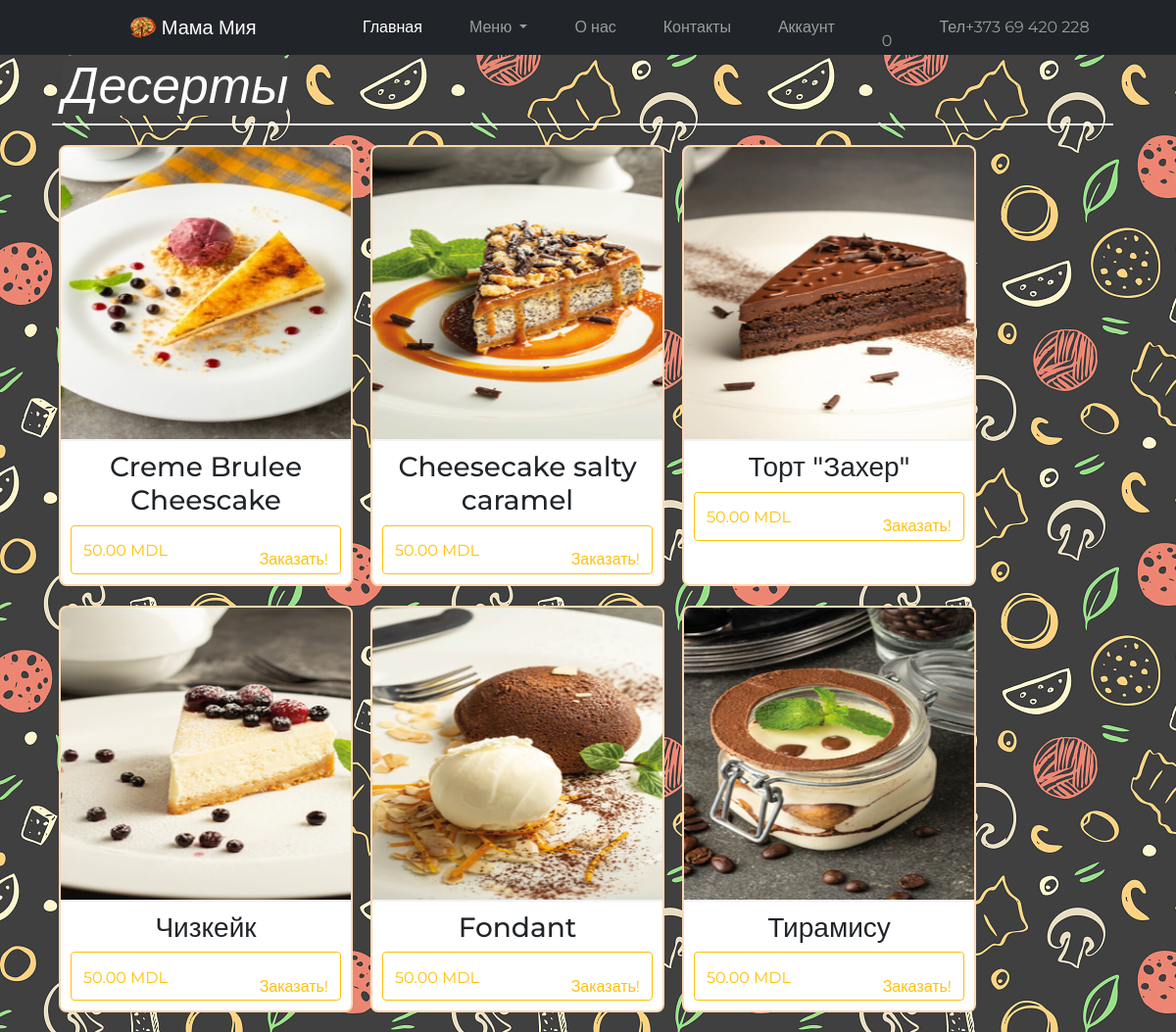
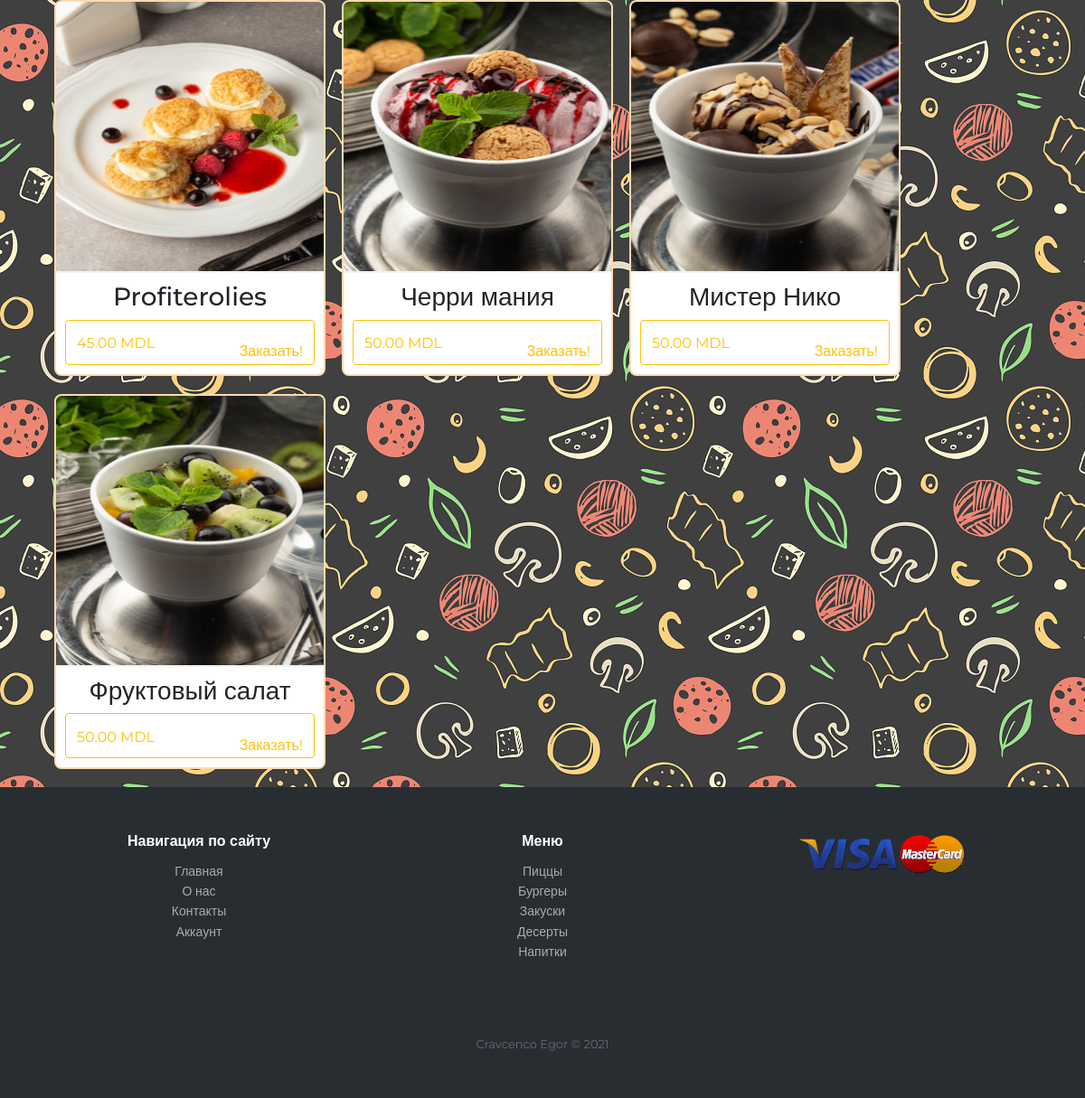
Screenshot of /pages/menu/deserts.php with the database file from the repository (2 pictures, top to bottom).
### tables this page shows
CREATE TABLE `catalog` (
  `id` int NOT NULL,
  `product_name` varchar(30) NOT NULL,
  `image` text NOT NULL,
  `price` int NOT NULL,
  `category` varchar(30) NOT NULL
);

### pages/menu/deserts.php (the view, shortened to what this page needs)
<?php require  $_SERVER["DOCUMENT_ROOT"] . "/includes/connect.php";
?>
<!DOCTYPE html>
<html lang="en">
<head>
   <link rel="stylesheet" href="/css/styles.css">
   <link rel="stylesheet" href="https://maxst.icons8.com/vue-static/landings/line-awesome/line-awesome/1.3.0/css/line-awesome.min.css">
   <link rel="stylesheet" href="/css/bootstrap.min.css">
   <link rel="stylesheet" href="/css/owl.carousel.css">
</head>
<body>
   <?php require_once $_SERVER["DOCUMENT_ROOT"] . "/includes/header.php" ?>
   <div class="content">
      <section id="best-dishes" class="menu">
         <div class="container">
            <div class="menu-title d-flex">
               <h2 class="menu-name"><i>Десерты</i></h2>
            </div>
            <div class="dishes d-flex">
               <?php
               $products = mysqli_query($connect, "SELECT * FROM `catalog` WHERE `category` = 4 ");
               $products = mysqli_fetch_all($products);
               foreach ($products as $product) {
                  $id = $product[0];
               ?>
                  <div class="product">
                     <img src="/img/deserts/<?= $product[2] ?>" alt="">
                     <div class="product-details">
                        <h3 class="product-title"><?= $product[1] ?></h3>
                        <button data-id="<?= $id ?>" type="button" class="product-btn btn btn-outline-warning">
                           <p class="product-price"><?= $product[3] ?>.00 MDL</p>
                           <p class="product-order">Заказать! <i class="las la-shopping-cart"></i></p>
                        </button>
                     </div>
                  </div>
               <?php
               }
               ?>
            </div>
         </div>
      </section>
   </div>
   <?php require_once $_SERVER["DOCUMENT_ROOT"] . "/includes/footer.php" ?>
</body>
</html>

### css/styles.css (style rules this page uses)
:root { --navbar-bg-color: hsl(0, 0%, 15%); --navbar-text-color: hsl(0, 0%, 85%); --navbar-text-color-focus: white; --navbar-bg-contrast: hsl(0, 0%, 25%); }
* { box-sizing: border-box; margin: 0; padding: 0; font-family: "Montserrat", sans-serif; }
body { height: 100vh; font-family: Arial, Helvetica, sans-serif; line-height: 1.6; }
.content { background-image: url(/img/back-black.jpg); }
#best-dishes .container { margin-top: auto; margin-bottom: auto; }
.dishes { justify-content: space-around; }
.product { border: 2px solid #ffd9b0; border-radius: 8px; overflow: hidden; width: 300px; background-color: white; }
.product img { width: 300px; height: 300px; margin: auto; border-bottom: 2px solid #f2f2f2; }
.product-details { padding: 10px; }
.product-title { text-align: center; }
.product-price { float: left; margin-top: 3%; }
.product-order { float: right; margin-top: 1%; }
.product-btn { width: 100%; height: 50px; }
.menu-title { text-align: left; margin-left: 1%; border-bottom: 2px solid rgba(255, 255, 255, 1); margin-bottom: 20px; width: 97%; justify-content: space-between; }
.menu-title h2 { margin-left: 1%; }
.menu-name { color: white; font-weight: 700; background-color: #424242; border-radius: 10px; }
#best-dishes .menu-name { font-weight: 500; font-size: 52px; color: white; }
.menu .dishes { flex-wrap: wrap; justify-content: start !important; }
.menu .product { margin-bottom: 20px; margin-left: 18px; }

### rows the page displays
catalog: image (picture), product_name "Creme Brulee Cheescake", price "50"
catalog: image (picture), product_name "Cheesecake salty caramel", price "50"
catalog: image (picture), product_name "Торт \"Захер\"", price "50"
catalog: image (picture), product_name "Чизкейк", price "50"
catalog: image (picture), product_name "Fondant", price "50"
catalog: image (picture), product_name "Тирамису", price "50"
catalog: image (picture), product_name "Profiterolies", price "45"
catalog: image (picture), product_name "Черри мания", price "50"
catalog: image (picture), product_name "Мистер Нико", price "50"
catalog: image (picture), product_name "Фруктовый салат", price "50"
